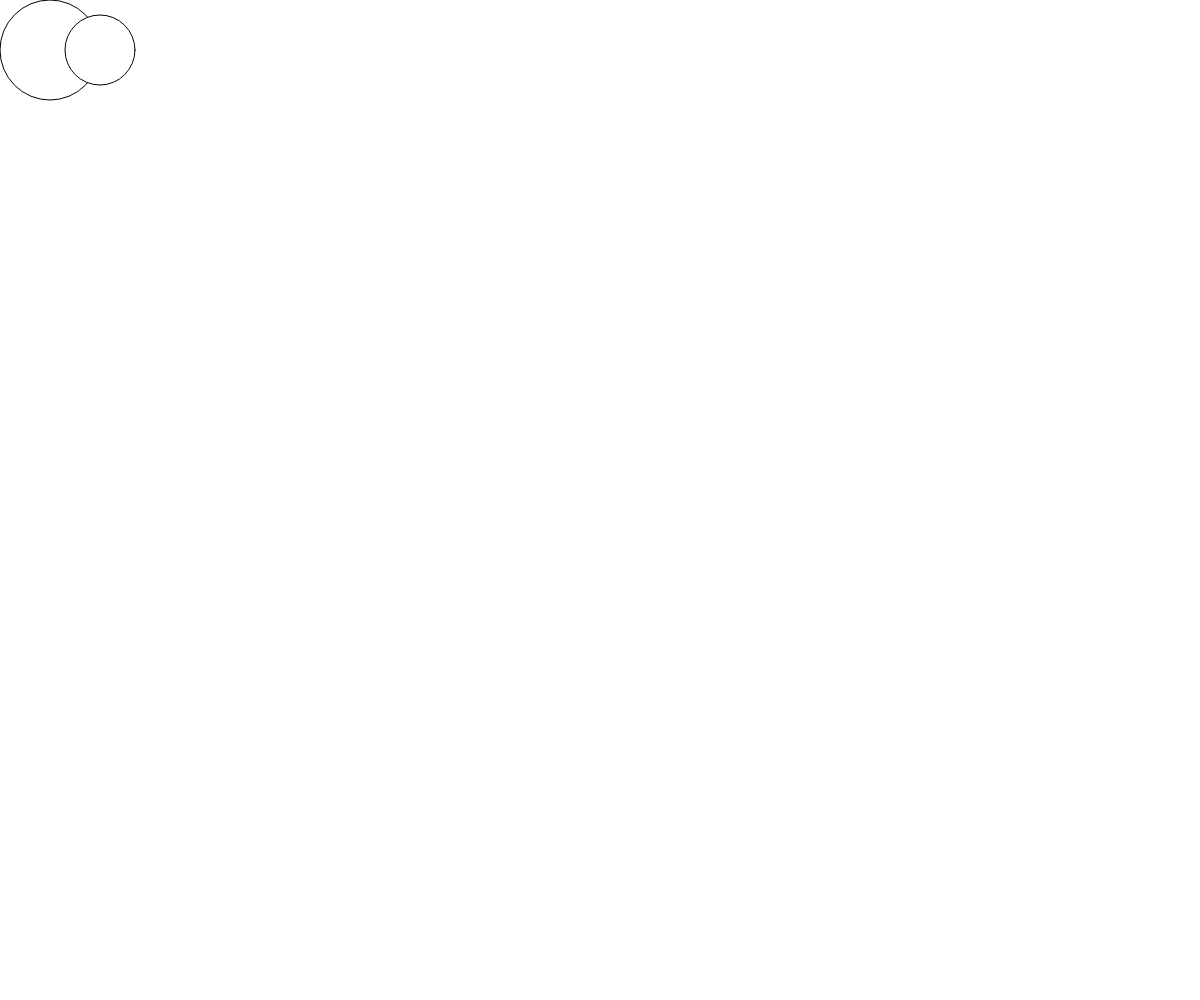
Frame 1 (no input)
Frame 60 (no input): identical to frame 1, image omitted
Frame 120 (the mouse pressed at the canvas centre since frame 60): identical to frame 1, image omitted

The p5.js sketch that drew this single still picture (run headless with seeded random() and noise() and a simulated clock; from frame 60 on, the mouse is pressed at the canvas centre):

// p5.js sketch
// ── sketch.js
function setup() {
  createCanvas(windowWidth,windowHeight);
  klaus = new kreis(50,50,100);
  klaus2 = new kreis(100,50,70);
}

function draw() {
  background(255);
  ellipse(klaus.x,klaus.y,klaus.d);
  ellipse(klaus2.x,klaus2.y,klaus2.d);
}

function kreis(xx,yy,dd){
  this.x = xx;
  this.y = yy;
  this.d = dd;
}
